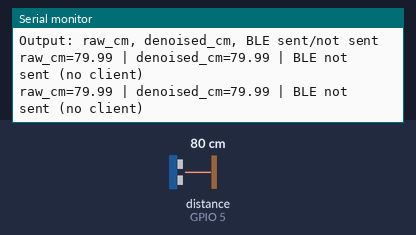
Recording of a program running on a simulated Seeed XIAO ESP32-C3. Parts: the last lines printed to the serial monitor. Wiring (inferred from the names in the program): ultrasonic range finder: trigger GPIO 4; echo GPIO 5. Inputs (shaded band) come from the test bench; at power-on: distance to the obstacle (sensor on GPIO 5) 80 cm. The echo pulse lasts 58.3 µs per cm; nothing arrives over Bluetooth unless stated; a phone connects over Bluetooth LE 3 s after start.

Above: at 2.2 s.
2.3 s: distance to the obstacle (sensor on GPIO 5) set to 2 cm
At 4.6 s:
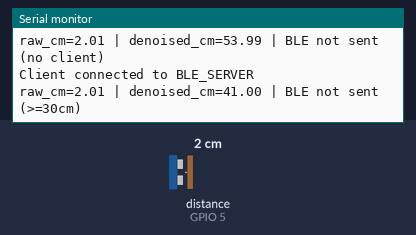
5.5 s: distance to the obstacle (sensor on GPIO 5) set to 4 cm
At 6.8 s:
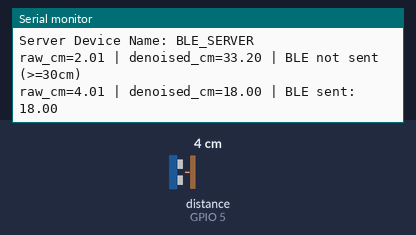
Timing chart, 0 to 8.5 s (numbered marks = the images above; inputs shaded):
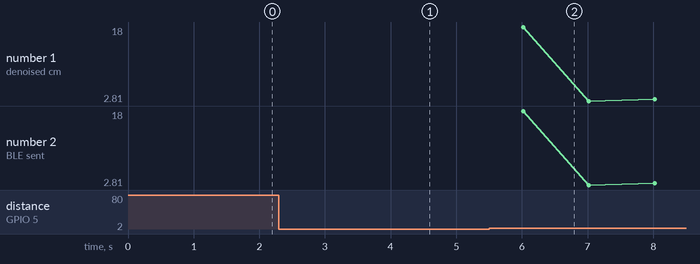

The program:

main.cpp
```cpp
#include <Arduino.h>
#include <BLEDevice.h>
#include <BLEServer.h>
#include <BLEUtils.h>
#include <BLE2902.h>
#include <stdlib.h>

// ====================== BLE ======================
BLEServer* pServer = NULL;
BLECharacteristic* pCharacteristic = NULL;

bool deviceConnected = false;
bool oldDeviceConnected = false;

unsigned long previousMillis = 0;
const long interval = 1000;  // print/send interval (ms)

// Print device name periodically so it is guaranteed to appear in your screenshot
unsigned long namePrintMillis = 0;
const long namePrintInterval = 5000;

// Server device name (will show in Serial Monitor)
static const char* SERVER_NAME = "BLE_SERVER";

// UUIDs
#define SERVICE_UUID        "724fc8e5-485e-467c-a7b9-ef2796515386"
#define CHARACTERISTIC_UUID "976e3398-600d-4d49-ac5d-95383f1c14da"

// ====================== HC-SR04 Pins ======================
static const int TRIG_PIN = 4;
static const int ECHO_PIN = 5;

// ====================== DSP: Moving Average ======================
static const int MA_WINDOW = 5;
float maBuffer[MA_WINDOW];
int maIndex = 0;
int maCount = 0;

float rawDistanceCm = NAN;
float denoisedDistanceCm = NAN;

// ====================== BLE Callbacks ======================
class MyServerCallbacks : public BLEServerCallbacks {
  void onConnect(BLEServer* pServer) override {
    deviceConnected = true;
    Serial.print("Client connected to ");
    Serial.println(SERVER_NAME);
  }

  void onDisconnect(BLEServer* pServer) override {
    deviceConnected = false;
    Serial.print("Client disconnected from ");
    Serial.println(SERVER_NAME);
  }
};

// ====================== HC-SR04 Reading ======================
float readDistanceCm() {
  digitalWrite(TRIG_PIN, LOW);
  delayMicroseconds(2);
  digitalWrite(TRIG_PIN, HIGH);
  delayMicroseconds(10);
  digitalWrite(TRIG_PIN, LOW);

  // Timeout avoids blocking forever
  unsigned long duration = pulseIn(ECHO_PIN, HIGH, 30000);
  if (duration == 0) return NAN;

  // Distance(cm) = duration(us) * 0.0343 / 2
  return (duration * 0.0343f) / 2.0f;
}

// ====================== DSP Algorithm: Moving Average ======================
float movingAverage(float x) {
  if (!isnan(x)) {
    maBuffer[maIndex] = x;
    maIndex = (maIndex + 1) % MA_WINDOW;
    if (maCount < MA_WINDOW) maCount++;
  } else {
    if (maCount == 0) return NAN;
  }

  float sum = 0.0f;
  for (int i = 0; i < maCount; i++) sum += maBuffer[i];
  return (maCount > 0) ? (sum / maCount) : NAN;
}

void setup() {
  Serial.begin(115200);
  while (!Serial) { delay(10); }

  delay(1000);
  Serial.println("Starting BLE work!");
  Serial.print("Server Device Name: ");
  Serial.println(SERVER_NAME);

  // HC-SR04 pins
  pinMode(TRIG_PIN, OUTPUT);
  pinMode(ECHO_PIN, INPUT);
  digitalWrite(TRIG_PIN, LOW);

  // Init moving average buffer
  for (int i = 0; i < MA_WINDOW; i++) maBuffer[i] = 0.0f;

  // BLE init
  BLEDevice::init(SERVER_NAME);

  pServer = BLEDevice::createServer();
  pServer->setCallbacks(new MyServerCallbacks());

  BLEService *pService = pServer->createService(SERVICE_UUID);

  pCharacteristic = pService->createCharacteristic(
    CHARACTERISTIC_UUID,
    BLECharacteristic::PROPERTY_READ |
    BLECharacteristic::PROPERTY_WRITE |
    BLECharacteristic::PROPERTY_NOTIFY
  );

  pCharacteristic->addDescriptor(new BLE2902());
  pCharacteristic->setValue("Ready");

  pService->start();

  BLEAdvertising *pAdvertising = BLEDevice::getAdvertising();
  pAdvertising->addServiceUUID(SERVICE_UUID);
  pAdvertising->setScanResponse(true);
  pAdvertising->setMinPreferred(0x06);
  pAdvertising->setMinPreferred(0x12);

  BLEDevice::startAdvertising();

  Serial.println("Advertising started.");
  Serial.println("Characteristic defined.");
  Serial.println("Output: raw_cm, denoised_cm, BLE sent/not sent");
}

void loop() {
  // Periodically print server name (helps screenshot)
  unsigned long now = millis();
  if (now - namePrintMillis >= namePrintInterval) {
    namePrintMillis = now;
    Serial.print("Server Device Name: ");
    Serial.println(SERVER_NAME);
  }

  // Read + DSP + print + conditional BLE transmit once per interval
  unsigned long currentMillis = millis();
  if (currentMillis - previousMillis >= interval) {
    previousMillis = currentMillis;

    rawDistanceCm = readDistanceCm();
    denoisedDistanceCm = movingAverage(rawDistanceCm);

    // Print raw and denoised
    Serial.print("raw_cm=");
    if (isnan(rawDistanceCm)) Serial.print("NaN");
    else Serial.print(rawDistanceCm, 2);

    Serial.print(" | denoised_cm=");
    if (isnan(denoisedDistanceCm)) Serial.print("NaN");
    else Serial.print(denoisedDistanceCm, 2);

    bool shouldSend = (!isnan(denoisedDistanceCm) && denoisedDistanceCm < 30.0f);

if (deviceConnected && shouldSend) {
      // Send only the denoised distance value as a float
      char payload[16];
      snprintf(payload, sizeof(payload), "%.2f", denoisedDistanceCm);

      pCharacteristic->setValue(payload);
      pCharacteristic->notify();

      Serial.print(" | BLE sent: ");
      Serial.println(payload);
    } else {
      Serial.print(" | BLE not sent");
      if (!deviceConnected) Serial.print(" (no client)");
      else Serial.print(" (>=30cm)");
      Serial.println();
    }
  }

  // reconnect advertising when disconnected
  if (!deviceConnected && oldDeviceConnected) {
    delay(500);
    pServer->startAdvertising();
    Serial.println("Start advertising again");
    oldDeviceConnected = deviceConnected;
  }

  if (deviceConnected && !oldDeviceConnected) {
    oldDeviceConnected = deviceConnected;
  }

  delay(10);
}
```

Measured:
- after the input at 2.3 s, the serial monitor: prints a new line after 0.72 s (image 1)
- after the input at 5.5 s, the serial monitor: prints a new line after 0.52 s (image 2)
